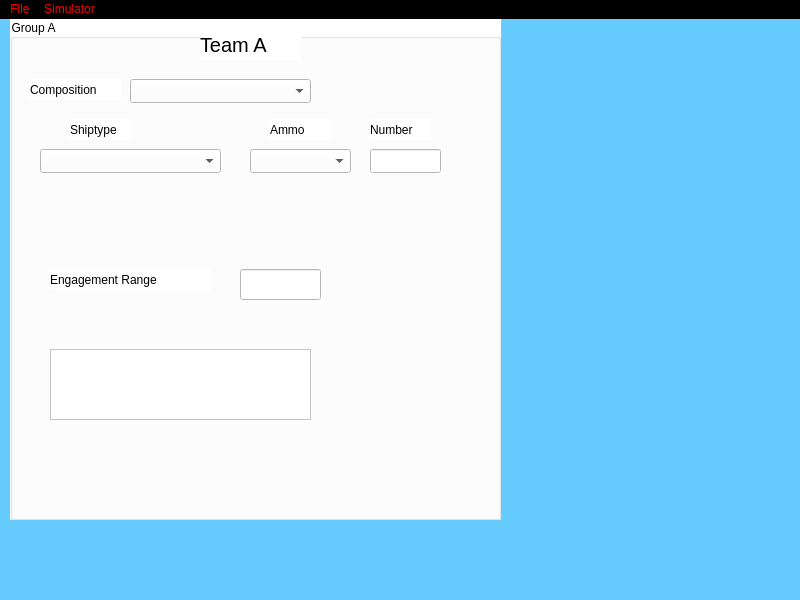
<?xml version="1.0" encoding="UTF-8"?>
<ui version="4.0">
 <class>MainWindow</class>
 <widget class="QMainWindow" name="MainWindow">
  <property name="geometry">
   <rect>
    <x>0</x>
    <y>0</y>
    <width>800</width>
    <height>600</height>
   </rect>
  </property>
  <property name="font">
   <font>
    <family>MS Shell Dlg 2</family>
    <pointsize>12</pointsize>
    <weight>50</weight>
    <italic>false</italic>
    <bold>false</bold>
   </font>
  </property>
  <property name="windowTitle">
   <string>BattleSim</string>
  </property>
  <property name="styleSheet">
   <string notr="true">background-color:rgb(102, 204, 255);
font: 12pt &quot;MS Shell Dlg 2&quot;;
color:black;



</string>
  </property>
  <widget class="QWidget" name="centralwidget">
   <widget class="QGroupBox" name="groupBoxA">
    <property name="geometry">
     <rect>
      <x>10</x>
      <y>0</y>
      <width>491</width>
      <height>501</height>
     </rect>
    </property>
    <property name="sizePolicy">
     <sizepolicy hsizetype="Expanding" vsizetype="Preferred">
      <horstretch>0</horstretch>
      <verstretch>0</verstretch>
     </sizepolicy>
    </property>
    <property name="styleSheet">
     <string notr="true">background-color:white;
colour:black
</string>
    </property>
    <property name="title">
     <string>Group A</string>
    </property>
    <widget class="QLabel" name="labelTeamA">
     <property name="geometry">
      <rect>
       <x>110</x>
       <y>10</y>
       <width>101</width>
       <height>31</height>
      </rect>
     </property>
     <property name="maximumSize">
      <size>
       <width>101</width>
       <height>16777215</height>
      </size>
     </property>
     <property name="styleSheet">
      <string notr="true">font:20px;
align-self:center;
color:black;</string>
     </property>
     <property name="lineWidth">
      <number>4</number>
     </property>
     <property name="text">
      <string>Team A</string>
     </property>
    </widget>
    <widget class="QLineEdit" name="lineEdit">
     <property name="geometry">
      <rect>
       <x>150</x>
       <y>120</y>
       <width>113</width>
       <height>27</height>
      </rect>
     </property>
    </widget>
    <widget class="QGroupBox" name="groupBoxA_2">
     <property name="geometry">
      <rect>
       <x>0</x>
       <y>0</y>
       <width>491</width>
       <height>501</height>
      </rect>
     </property>
     <property name="styleSheet">
      <string notr="true">background-color:white;
colour:black
</string>
     </property>
     <property name="title">
      <string>Group A</string>
     </property>
     <widget class="QLabel" name="labelTeamA_2">
      <property name="geometry">
       <rect>
        <x>190</x>
        <y>10</y>
        <width>101</width>
        <height>31</height>
       </rect>
      </property>
      <property name="maximumSize">
       <size>
        <width>101</width>
        <height>16777215</height>
       </size>
      </property>
      <property name="styleSheet">
       <string notr="true">font:20px;
align-self:center;
color:black;</string>
      </property>
      <property name="lineWidth">
       <number>4</number>
      </property>
      <property name="text">
       <string>Team A</string>
      </property>
     </widget>
     <widget class="QComboBox" name="comboBox_comp">
      <property name="geometry">
       <rect>
        <x>120</x>
        <y>60</y>
        <width>181</width>
        <height>24</height>
       </rect>
      </property>
     </widget>
     <widget class="QLineEdit" name="lineEdit_2">
      <property name="geometry">
       <rect>
        <x>360</x>
        <y>130</y>
        <width>71</width>
        <height>24</height>
       </rect>
      </property>
     </widget>
     <widget class="QComboBox" name="comboBox_ammo">
      <property name="geometry">
       <rect>
        <x>240</x>
        <y>130</y>
        <width>101</width>
        <height>24</height>
       </rect>
      </property>
     </widget>
     <widget class="QComboBox" name="comboBox_shiptype">
      <property name="geometry">
       <rect>
        <x>30</x>
        <y>130</y>
        <width>181</width>
        <height>24</height>
       </rect>
      </property>
     </widget>
     <widget class="QLabel" name="label_4">
      <property name="geometry">
       <rect>
        <x>60</x>
        <y>100</y>
        <width>61</width>
        <height>21</height>
       </rect>
      </property>
      <property name="text">
       <string>Shiptype</string>
      </property>
     </widget>
     <widget class="QLabel" name="label_5">
      <property name="geometry">
       <rect>
        <x>360</x>
        <y>100</y>
        <width>61</width>
        <height>21</height>
       </rect>
      </property>
      <property name="text">
       <string>Number</string>
      </property>
     </widget>
     <widget class="QLabel" name="label_6">
      <property name="geometry">
       <rect>
        <x>260</x>
        <y>100</y>
        <width>61</width>
        <height>21</height>
       </rect>
      </property>
      <property name="text">
       <string>Ammo</string>
      </property>
     </widget>
     <widget class="QLabel" name="label_2">
      <property name="geometry">
       <rect>
        <x>20</x>
        <y>60</y>
        <width>91</width>
        <height>21</height>
       </rect>
      </property>
      <property name="text">
       <string>Composition</string>
      </property>
     </widget>
     <widget class="QPlainTextEdit" name="plainTextEdit">
      <property name="geometry">
       <rect>
        <x>40</x>
        <y>330</y>
        <width>261</width>
        <height>71</height>
       </rect>
      </property>
     </widget>
     <widget class="QLabel" name="label_range">
      <property name="geometry">
       <rect>
        <x>40</x>
        <y>250</y>
        <width>161</width>
        <height>21</height>
       </rect>
      </property>
      <property name="text">
       <string>Engagement Range</string>
      </property>
     </widget>
     <widget class="QLineEdit" name="lineEdit_range">
      <property name="geometry">
       <rect>
        <x>230</x>
        <y>250</y>
        <width>81</width>
        <height>31</height>
       </rect>
      </property>
     </widget>
    </widget>
   </widget>
  </widget>
  <widget class="QMenuBar" name="menubar">
   <property name="geometry">
    <rect>
     <x>0</x>
     <y>0</y>
     <width>800</width>
     <height>20</height>
    </rect>
   </property>
   <property name="sizePolicy">
    <sizepolicy hsizetype="Preferred" vsizetype="Preferred">
     <horstretch>0</horstretch>
     <verstretch>0</verstretch>
    </sizepolicy>
   </property>
   <property name="styleSheet">
    <string notr="true">Font-size:12px;
color:red;
background-color: rgb(0, 0, 0);

</string>
   </property>
   <widget class="QMenu" name="menuFile">
    <property name="title">
     <string>File</string>
    </property>
    <addaction name="actionNew"/>
    <addaction name="actionOpen_Existing"/>
   </widget>
   <widget class="QMenu" name="menuSimulator">
    <property name="title">
     <string>Simulator</string>
    </property>
    <addaction name="SimulateRun"/>
    <addaction name="SimulateRunPrevious"/>
   </widget>
   <addaction name="menuFile"/>
   <addaction name="menuSimulator"/>
  </widget>
  <widget class="QStatusBar" name="statusbar"/>
  <action name="actionSimulator">
   <property name="text">
    <string>Simulator</string>
   </property>
  </action>
  <action name="actionNew">
   <property name="text">
    <string>New</string>
   </property>
  </action>
  <action name="actionOpen_Existing">
   <property name="text">
    <string>Open Existing</string>
   </property>
  </action>
  <action name="SimulateRun">
   <property name="text">
    <string>Simulate Battle</string>
   </property>
   <property name="toolTip">
    <string>simulates the current config</string>
   </property>
   <property name="shortcut">
    <string>Ctrl+R</string>
   </property>
  </action>
  <action name="SimulateRunPrevious">
   <property name="text">
    <string>Simulate Last</string>
   </property>
   <property name="toolTip">
    <string>Simulates the previous config</string>
   </property>
   <property name="shortcut">
    <string>Ctrl+B</string>
   </property>
  </action>
 </widget>
 <resources/>
 <connections/>
</ui>
